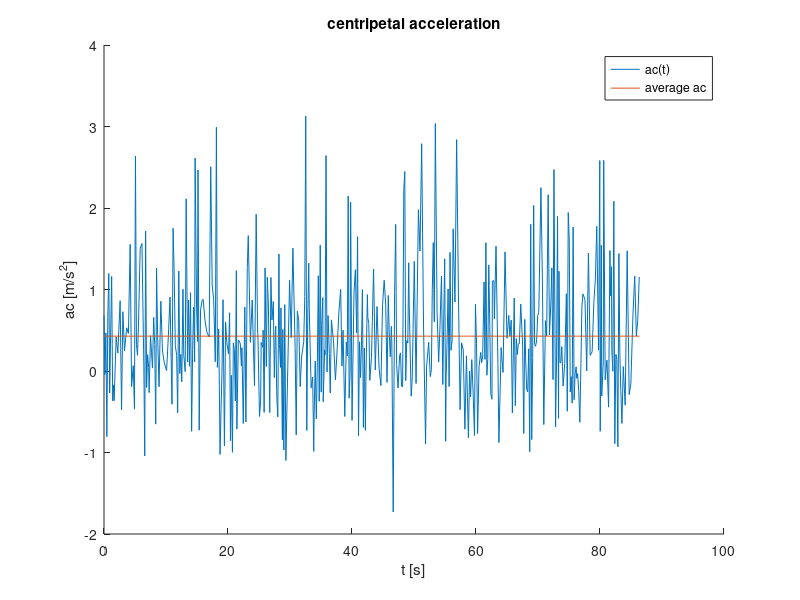
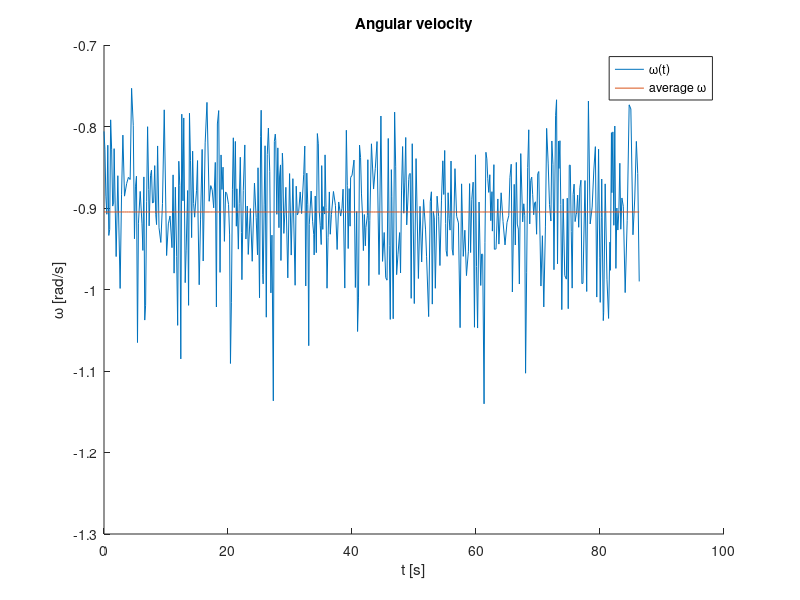
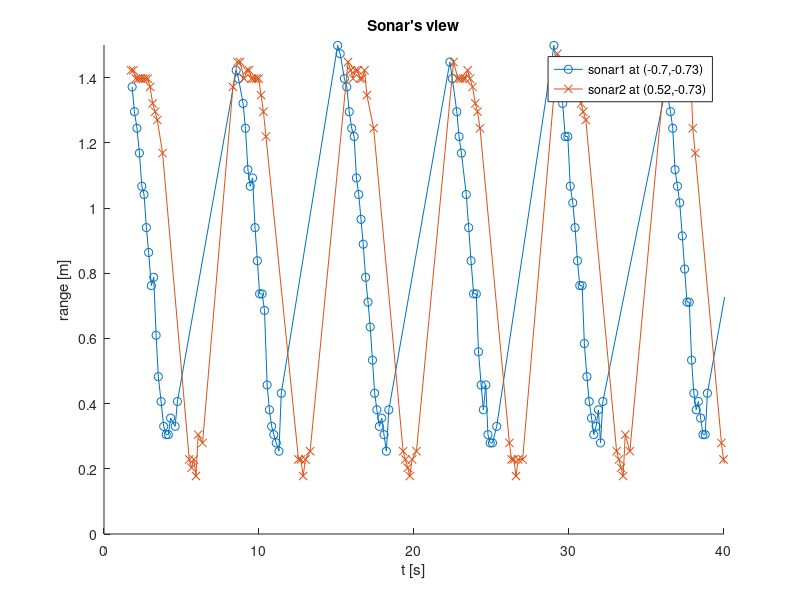
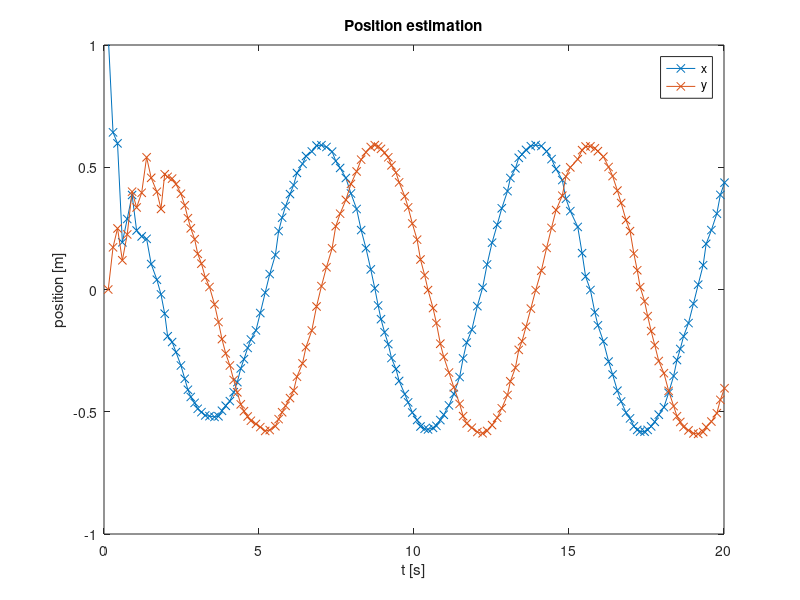

The MATLAB source for these figures, in order:
clear all;
close all;
clc;

nav = csvread("nav.csv");
s1 = csvread("sonar1.csv");
s2 = csvread("sonar2.csv");
e8 = csvread("e8.csv");

t0 = min([nav(1,2) s1(1,2) s2(1,2) e8(1,2)]);
tend = min([nav(end,2) s1(end,2) s2(end,2) e8(end,2)]);
select = @(x) x(x(:,2) <= tend,:);
t = @(x) (x-t0)/1000;
w = 2*pi/6.84;

nav = select(nav);
s1 = select(s1);
s2 = select(s2);
e8 = select(e8);

tnav = t(nav(:,2));
te = t(e8(:,2));


figure();
hold on;
title("centripetal acceleration");
xlabel("t [s]");
ylabel("ac [m/s^2]");
plot(tnav, -nav(:,3));
plot(tnav, ones(length(nav),1)*-mean(nav(:,3)));
legend("ac(t)", "average ac");

figure();
hold on;
title("Angular velocity");
xlabel("t [s]");
ylabel('\omega [rad/s]');
plot(tnav, nav(:,4));
plot(tnav, ones(length(nav),1)*mean(nav(:,4)));
legend('{\omega}(t)', 'average \omega');

figure();
hold on;
title("Sonar's view");
xlabel("t [s]");
ylabel("range [m]");
plot(t(s1(:,2)), s1(:,3), '-o');
plot(t(s2(:,2)), s2(:,3), '-x');
axis([0 40 0 1.5]);
legend(sprintf("sonar1 at (%d,%d)", s1(1,4), s1(1,5)),
    sprintf("sonar2 at (%d,%d)", s2(1,4), s2(1,5)));

figure();
% subplot(1,2,1);
%     plot(te, e8(:,3:4), '-x');
%     axis([0 40 -1 1]);
%     title("Position estimation");
%     xlabel("t [s]");
%     ylabel("position [m]");
%     legend("x", "y");
% subplot(1,2,2);
%     plot(e8(te <= 40,3), e8(te <= 40,4));
%     axis([-1 1 -1 1]);
%     title("Top view over 40 [s]");
%     xlabel("x [m]");
%     ylabel("y [m]");
plot(te, e8(:,3:4), '-x');
axis([0 20 -1 1]);
title("Position estimation");
xlabel("t [s]");
ylabel("position [m]");
legend("x", "y");

figure();
hold on;
set(gca(), "fontsize", 20);
% title("Angular velocity estimation")
xlabel("t [s]");
ylabel('\omega [rad/s]');
plot(te, e8(:,6));
plot(te, ones(length(te),1)*w);
axis([0 50 0.5 1.5]);
legend('{\omega}(t)', 'true \omega');

figure();
hold on;
set(gca(), "fontsize", 20);
% title("Radius estimation")
xlabel("t [s]");
ylabel("r [m]");
plot(te, e8(:,7));
plot([0 50], 0.57*[1 1]);
plot([0 50], 0.615*[1 1]);
axis([0 50 0 1]);
legend("r(t)", "r_{in}", "r_{out}");
